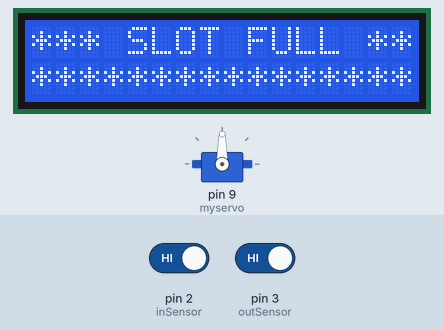
Bench run of a sketch on a simulated Arduino Uno, built with avr-gcc and run on an emulated ATmega328P. Parts: 16×2 character LCD, servo. Inputs (shaded band) come from the test bench; at power-on: pin 2 (inSensor) HIGH, pin 3 (outSensor) HIGH. What the sketch prints to the serial monitor is not drawn.

Above: at 3.2 s.
3.3 s: pin 2 (inSensor) driven LOW
At 4.5 s:
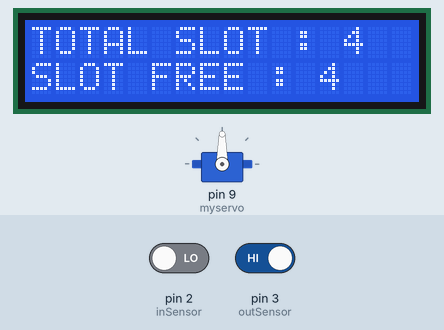
At 7.1 s:
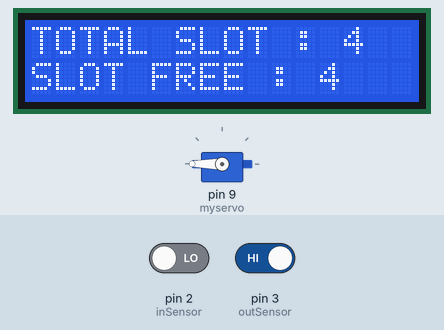
Timing chart, 0 to 12.4 s (numbered marks = the images above; inputs shaded):
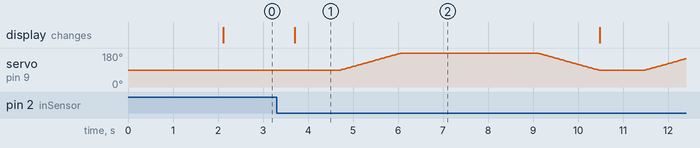

Measured:
- after the input at 3.3 s, the display: changes after 0.41 s (image 1)

The sketch:

smart_car_parking_system.ino
```cpp
#include <Wire.h>
#include <LiquidCrystal_I2C.h>
#include <Servo.h>

LiquidCrystal_I2C lcd(0x27, 16, 2);

Servo myservo;


#define inSensor 2
#define outSensor 3

int inStatus;
int outStatus;

int countin = 4;
int countout = 0;

int in;
int out;
int now;
int pos = 0;

#define relay 5

void setup()
{
  lcd.init();
  lcd.backlight();
  //  delay(2000);
  pinMode(inSensor, INPUT);
  pinMode(outSensor, INPUT);
  myservo.attach(9);
  lcd.setCursor(0, 0);
  lcd.print("*PARKING SYSTEM*    ");
  Serial.begin(9600);
  //  lcd.setCursor(0, 0);
  //  lcd.print(" ");
  //  lcd.setCursor(0, 1);
  //  lcd.print("");
  delay(2000);

}

void loop()
{
  inStatus =  digitalRead(inSensor);
  outStatus = digitalRead(outSensor);
  if (inStatus == 0)
  {
    in = countin--;
    Serial.println("In : ");
    Serial.println(in);
    if (now > 0 && now < 5)
    {
      for (pos = 90; pos <= 180; pos += 1) {
        myservo.write(pos);
        delay(15);
      }
      delay(3000);
      for (pos = 180; pos >= 90; pos -= 1) {
        myservo.write(pos);
        delay(15);
      }
    }
//    else if (now < 0)
//    {
//in=0;
//    }
  }

  if (outStatus == 0)
  {
    out = countout--;
    Serial.println("OUT : ");
    Serial.println(out);

  }

  now = in - out;
  Serial.println(now);
  if (now <= 0)
  {

    lcd.setCursor(0, 0);
    lcd.print("*** SLOT FULL ***");
    lcd.setCursor(0, 1);
    lcd.print("****************");
    //    in = 0;
    //    out = 6;
    delay(500);
  }
  else if(now > 4)
  {
        lcd.setCursor(0, 0);
    lcd.print("****************");
    lcd.setCursor(0, 1);
    lcd.print("****************");
    delay(500);
  }
  else
  {
    lcd.clear();


    lcd.setCursor(0, 0);
    lcd.print("TOTAL SLOT : 4");

    lcd.setCursor(0, 1);
    lcd.print("SLOT FREE : ");
    lcd.print(now);


    delay(1000);
  }
}
```
